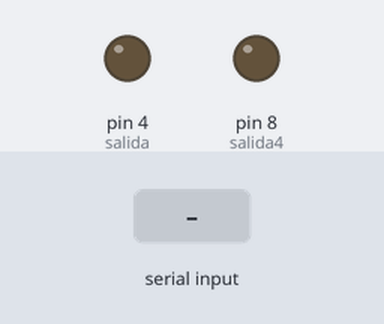
Bench run of a sketch on a simulated Arduino Uno, built with avr-gcc and run on an emulated ATmega328P. Parts: output pins drawn as LEDs (lit = HIGH). The test bench sets the inputs (shaded band). What the sketch prints to the serial monitor is not drawn.

Above: at 1.2 s.
1.3 s: "w" received over the second serial link
At 2.5 s:
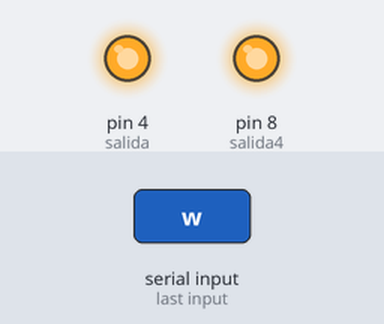
2.8 s: "s" received over the second serial link
4.7 s: "d" received over the second serial link
6.6 s: "a" received over the second serial link
8.5 s: "c" received over the second serial link
Timing chart, 0 to 11.4 s (numbered marks = the images above; inputs shaded):
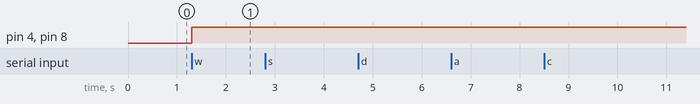

Measured:
- after the input at 1.3 s, pin 4 (salida), pin 8 (salida4): LOW → HIGH at once
- after the input at 2.8 s, every drawn part: stays the same
- after the input at 4.7 s, every drawn part: stays the same
- after the input at 6.6 s, every drawn part: stays the same
- after the input at 8.5 s, every drawn part: stays the same

The sketch:

codHualy.ino
```cpp
#include <SoftwareSerial.h>

SoftwareSerial BT(10,11);

//leds
//int pindVerde = 4;
//int pinRojo = 2;
bool encender = true;
// pines 3,5,6,9 probamos que llanta se mueve
int salida = 4; //atras
int salida2 = 5;//adelante
int salida3 = 6;//con esto se mueve el motor (out1,out2) rota antihoraria --> hacia atras
int salida4 = 8;
int i = 9;
int d = 3;//se mueve el motor (out1,out2) rota horaria --> hacia adelante
//valores capturados del Bluetooth

int sensorIzquierda = A0;
int sensorDerecha = A1;

char senial;
void setup() {

  // para la conexion de bluetooth
  BT.begin(115200);
  Serial.begin(9600);
  //=================
}

bool detectarNegroIzquierdo() {
  int sensor = analogRead(sensorIzquierda);
  Serial.print("Sensor Izquierdo : ");
  Serial.println( sensor);
  // Mas de 500 significa que es negro
  return (sensor > 500);

}

bool detectarNegroDerecho() {
  int sensor1 = analogRead(sensorDerecha);
  // Mas de 500 significa que es negro
  Serial.print("Sensor Derecho : ");
  Serial.println(sensor1);
  return (sensor1 > 500);
}


void decision() {
  bool estadoI = detectarNegroIzquierdo();
  bool estadoD = detectarNegroDerecho();
  if (estadoI && estadoD){
    Alfrente();
  }else{
    if (estadoI){
      Izquierda();
    }else if(estadoD){
      Derecha();
    }else{
      Izquierda();
    }
  }
}

void loop() {
  conexionBluetooth();
  //Alfrente();
  //decision();
  delay(100);
//======================================================
}

void conexionBluetooth(){
  //===========================DATOS CAPTURADOS DE LA SEÑAL BLUETOOTH
  if(BT.available())
    senial = BT.read();
    Serial.println(senial);


  switch (senial)
  {
    case 'w':
      Alfrente();
      break;

    case 's':
      Atras();
      break;

    case 'd':
      Derecha();
      break;

    case 'a':
      Izquierda();
      break;
    case 'c':
      encender = true;
      break;
  }

   if(BT.available()){
    Serial.write(BT.read());
  }
  if(Serial.available()){
    BT.write(Serial.read());
  }
}

void Alfrente(){
  analogWrite(salida,250); //al 50% max 255 100%
  analogWrite(salida4,250);
}

void Derecha(){
  digitalWrite(salida,250); //al 50% max 255 100%
  digitalWrite(salida3,250);
}

void Izquierda(){
  digitalWrite(salida4,250); //al 50% max 255 100%
  digitalWrite(salida2,250);
}

void Atras(){
  digitalWrite(salida2,250); //al 50% max 255 100%
  digitalWrite(salida3,250);
}

void detener(){
  digitalWrite(salida3,0); //señal pwm al 0%
  digitalWrite(salida4,0); //señal pwm al 0%
  digitalWrite(salida,0); //señal pwm al 0%
  digitalWrite(salida2,0);//señal pwm al 0%
}
```
